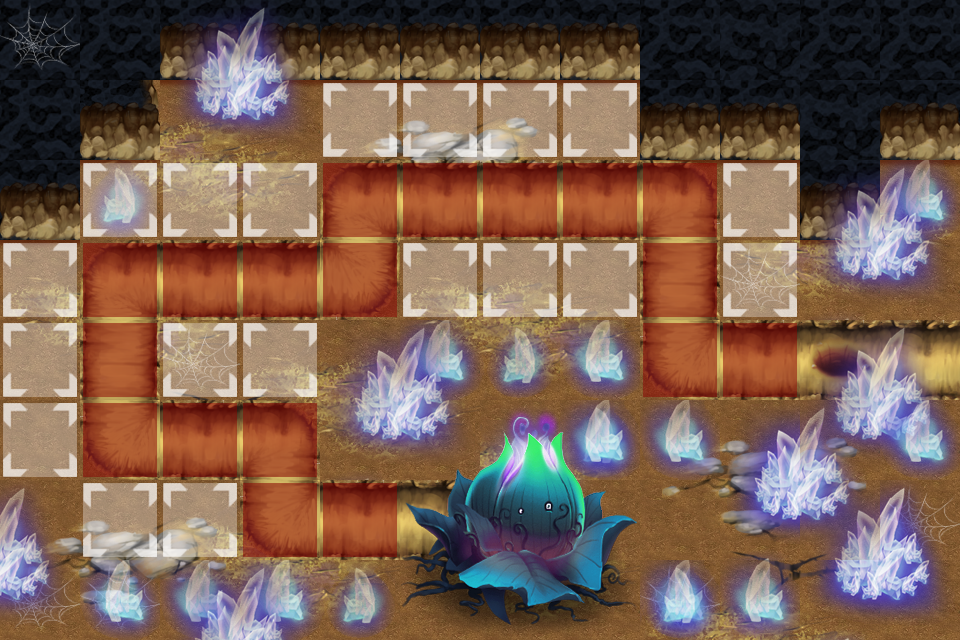

A level layout from a 2D game, rendered from its tile map. Below: a short description, then the map file with tile-grid data replaced by summaries:
An orthogonal 12x8 tile map with 80x80 px tiles, 9 tile layers (BACKGROUND1, BACKGROUND2, BACKGROUND3, BACKGROUND4, ...), 1 hidden layer not drawn, 6 tilesets and 12 objects (WayPoint00, WayPoint01, WayPoint02, WayPoint03, WayPoint04, ...).

<map version="1.0" orientation="orthogonal" width="12" height="8" tilewidth="80" tileheight="80">
 <tileset firstgid="1" name="rebuild_2" tilewidth="80" tileheight="80">
  <image source="rebuild_2.png" width="400" height="160" />
 </tileset>
 <tileset firstgid="11" name="21" tilewidth="80" tileheight="80">
  <image source="21.png" width="800" height="480" />
 </tileset>
 <tileset firstgid="71" name="3333" tilewidth="80" tileheight="80">
  <image source="3333.png" width="160" height="240" />
 </tileset>
 <tileset firstgid="77" name="build" tilewidth="80" tileheight="80">
  <image source="build.png" width="80" height="80" />
  <tile id="0">
   <properties>
    <property name="buildable" value="1" />
   </properties>
  </tile>
 </tileset>
 <tileset firstgid="78" name="road" tilewidth="80" tileheight="80">
  <image source="road.png" width="80" height="80" />
  <tile id="0">
   <properties>
    <property name="skillable" value="1" />
   </properties>
  </tile>
 </tileset>
 <tileset firstgid="79" name="23" tilewidth="80" tileheight="80">
  <image source="23.png" width="240" height="240" />
 </tileset>
 <layer name="BACKGROUND1" width="12" height="8">
  <data>[96 cells, 96 non-empty, 2 distinct tile ids]</data>
 </layer>
 <layer name="BACKGROUND2" width="12" height="8">
  <data>[96 cells, 61 non-empty, 18 distinct tile ids]</data>
 </layer>
 <layer name="BACKGROUND3" width="12" height="8">
  <data>[96 cells, 54 non-empty, 20 distinct tile ids]</data>
 </layer>
 <layer name="BACKGROUND4" width="12" height="8">
  <data>[96 cells, 28 non-empty, 4 distinct tile ids]</data>
 </layer>
 <layer name="SEEDLAYER" width="12" height="8">
  <data>[96 cells, 9 non-empty, 9 distinct tile ids]</data>
 </layer>
 <layer name="BACKGROUND5" width="12" height="8">
  <data>[96 cells, 21 non-empty, 6 distinct tile ids]</data>
 </layer>
 <layer name="BACKGROUND6" width="12" height="8">
  <data>[96 cells, 28 non-empty, 6 distinct tile ids]</data>
 </layer>
 <layer name="Meta" width="12" height="8">
  <data>[96 cells, 19 non-empty, 1 distinct tile ids]</data>
 </layer>
 <layer name="Towerface" width="12" height="8">
  <data>[96 cells, 18 non-empty, 1 distinct tile ids]</data>
 </layer>
 <layer name="Rebuild" width="12" height="8" visible="0">
  <data>[96 cells, 0 non-empty, 0 distinct tile ids]</data>
 </layer>
 <objectgroup name="Objects" width="12" height="8">
  <object name="WayPoint00" x="840" y="360" />
  <object name="WayPoint01" x="680" y="360" />
  <object name="WayPoint02" x="680" y="200" />
  <object name="WayPoint03" x="360" y="200" />
  <object name="WayPoint04" x="360" y="280" />
  <object name="WayPoint05" x="120" y="280" />
  <object name="WayPoint06" x="120" y="440" />
  <object name="WayPoint07" x="280" y="440" />
  <object name="WayPoint08" x="280" y="520" />
  <object name="WayPoint09" x="440" y="520" />
  <object name="SeedsPos" x="600" y="440" />
  <object name="RapidSoliderPos" x="840" y="440" />
 </objectgroup>
</map>
